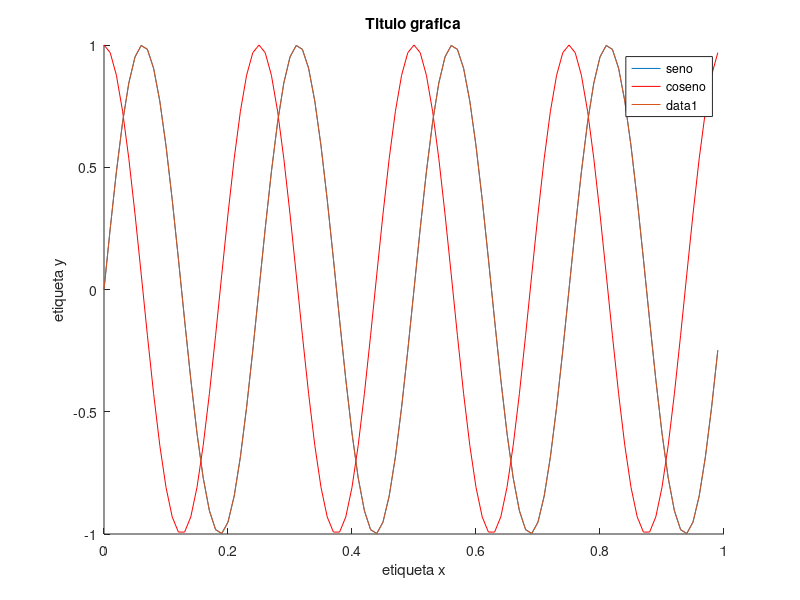
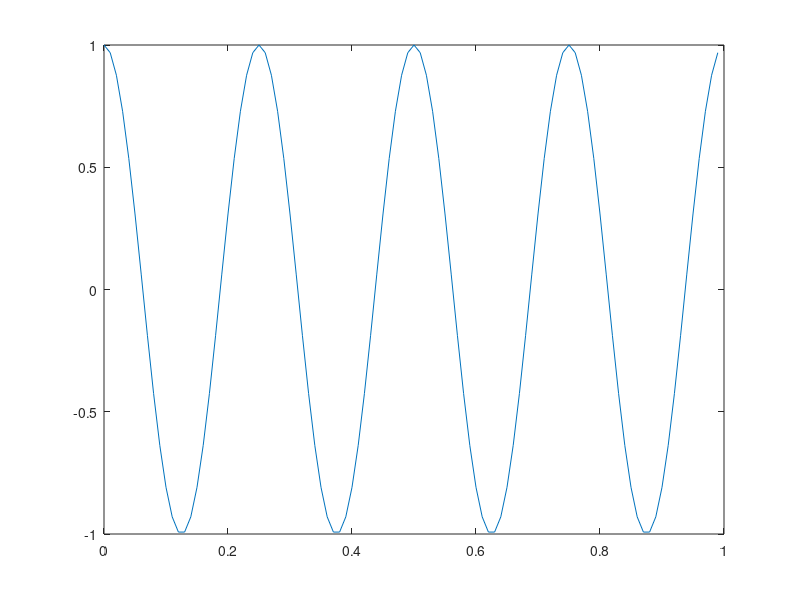
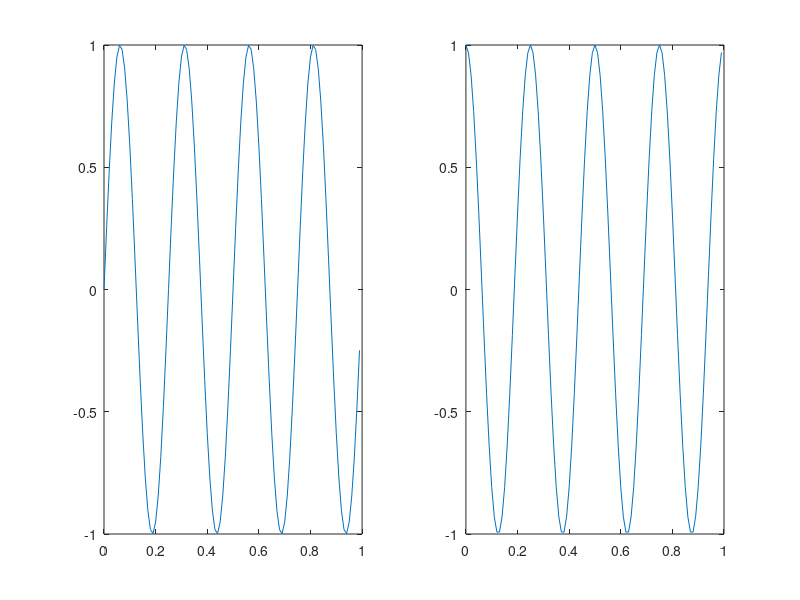

The MATLAB source for these figures, in order:

%valores para x de 0 con incrementos de 0.01 hasta 0.99
x=0:0.01:0.99;
%valores para y
y1=sin(2*pi*4*x);
y2=cos(2*pi*4*x);

%comando para poder graficar 2 funciones al mismo tiempo
hold on;
%mostrar la grafica 'r' es de color rojo
plot(x,y1);
plot(x,y2,'r');

%etiqueta x
xlabel('etiqueta x');
%etiqueta y
ylabel('etiqueta y');
%legendas
legend('seno','coseno');
%titulo de la pantalla
title('Titulo grafica');

%tomar captura de la rgafica
% print('./imagen.png');

%graficar en 2 ventanas por separado
figure(1); plot(x,y1);
figure(2); plot(x,y2);
figure(3);
%graficar en una sola ventana de 1x2 la primer grafica
subplot(1,2,1);
plot(x,y1);
%graficar en una sola ventana de 1x2 la segunda grafica
subplot(1,2,2);
plot(x,y2);

%pausar programa 
pause;
